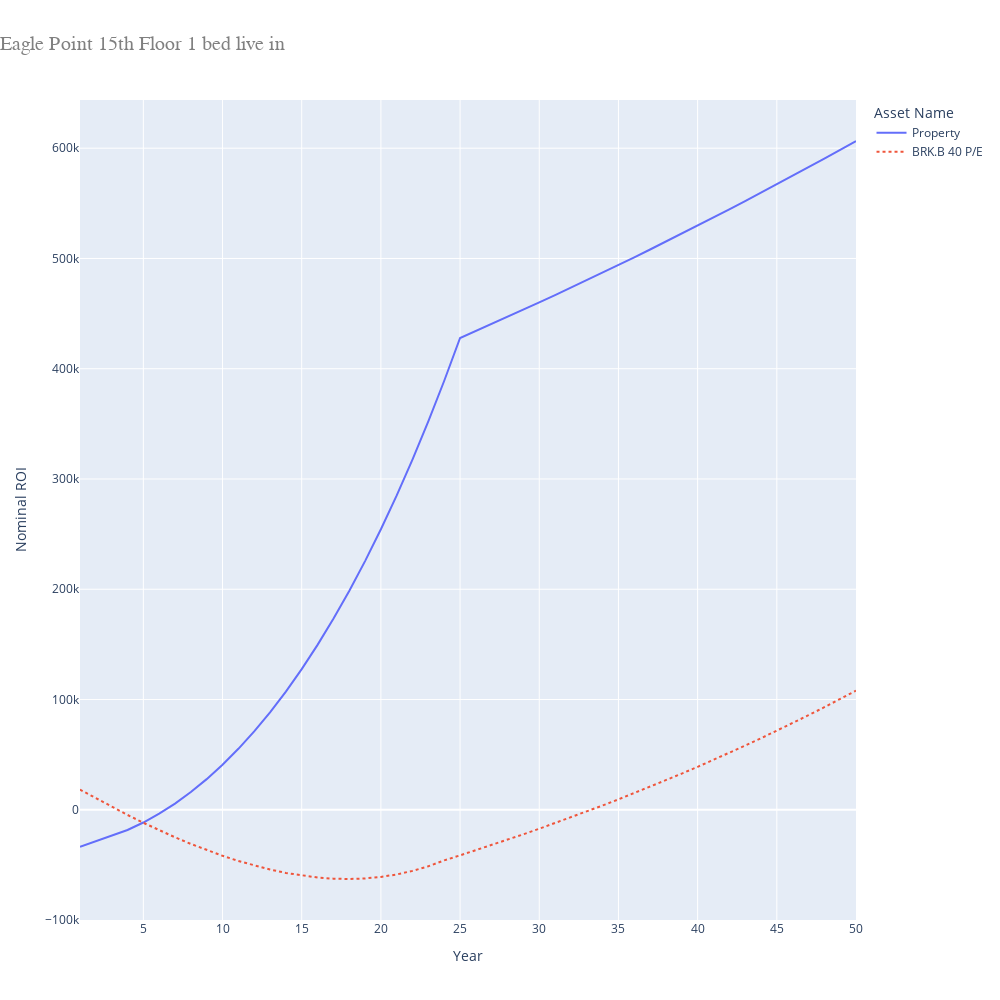

Notebook source saved alongside this figure:
### Code cell
# Even here I'd have to live in the property for 4 years for buying it to make sense vs renting it
property_price = 685000
#repayment_mortgage =  RepaymentMortgage(850000*0.75, 25, fixed_interest_rate,
#                             {1 * 12: 0.1, 2 * 12: 0.1, 3 * 12: 0.1, 4 * 12: 0.1, 5 * 12: 1})

repayment_mortgage =  RepaymentMortgage(property_price*0.85, 25, fixed_interest_rate)

asset_name = "Property"
asset_dictionary[asset_name] = LeaseholdProperty(False, property_price,
                                                                                       monthly_gross_rental=0,
                                                                                       rental_tax=0,
                                                                                       months_occupied_out_of_12=8,
                                                                                       agency_percentage=lixing_agency_percentage,
                                                                                       annual_service_charge=7 * 603,
                                                                                       annual_ground_rent=600,
                                                                                       mortgage = repayment_mortgage)
opportunity_cost_property = asset_dictionary[asset_name]
#opportunity_cost_property.will_you_live_in_this = False
cost_of_renting_alone = 2600
yearly_principle_repayments = []
previous_year = opportunity_cost_property.mortgage.total_principle_paid(1)
yearly_principle_repayments.append(previous_year)
for year in range(2, 25):
    current_year = opportunity_cost_property.mortgage.total_principle_paid(year)
    yearly_principle_repayments.append(current_year - previous_year - cost_of_renting_alone*12)
    previous_year = current_year
#print(repayment_mortgage.payment_table)
print(yearly_principle_repayments)
asset_dictionary["BRK.B 40 P/E"] = HLStock(opportunity_cost_property.property_value*.25, stock_price_to_earnings, yearly_principle_repayments)
(headers, table, graph_source) = generateHeaderTableAndGraphSource()

fig = px.line(graph_source, 
              x='Year', 
              y='Nominal ROI', 
              color='Asset Name',
              line_dash='Asset Name',
              title='Eagle Point 15th Floor 1 bed live in',
              width=1000,
              height=1000)

fig.update_layout(
    title_font_size=20,
    title_font_family='Courier',
    title_font_color='gray',
    title_x=0
)

fig.show()

### Figure 1 — Plotly figure (JSON) as saved in the notebook; plotly's stock layout.template omitted (floating-point values rounded to 4 significant figures)
{"data": [{"hovertemplate": "Asset Name=Property<br>Year=%{x}<br>Nominal ROI=%{y}<extra></extra>", "legendgroup": "Property", "line": {"color": "#636efa", "dash": "solid"}, "marker": {"symbol": "circle"}, "mode": "lines", "name": "Property", "orientation": "v", "showlegend": true, "type": "scatter", "x": [1, 2, 3, 4, 5, 6, 7, 8, 9, 10, 11, 12, 13, 14, 15, 16, 17, 18, 19, 20, 21, 22, 23, 24, 25, 26, 27, 28, 29, 30, 31, 32, 33, 34, 35, 36, 37, 38, 39, 40, 41, 42, 43, 44, 45, 46, 47, 48, 49, 50], "xaxis": "x", "y": [-33510.0, -28510.0, -23970.0, -18320.0, -11530.0, -3560.0, 5625.0, 16060.0, 27790.0, 40850.0, 55280.0, 71130.0, 88430.0, 107200.0, 127600.0, 149600.0, 173200.0, 198500.0, 225500.0, 254400.0, 285100.0, 317800.0, 352400.0, 389100.0, 427900.0, 434200.0, 440600.0, 447100.0, 453600.0, 460200.0, 466800.0, 473500.0, 480300.0, 487200.0, 494100.0, 501100.0, 508100.0, 515200.0, 522400.0, 529700.0, 537100.0, 544500.0, 552000.0, 559500.0, 567200.0, 574900.0, 582700.0, 590600.0, 598500.0, 606500.0], "yaxis": "y"}, {"hovertemplate": "Asset Name=BRK.B 40 P/E<br>Year=%{x}<br>Nominal ROI=%{y}<extra></extra>", "legendgroup": "BRK.B 40 P/E", "line": {"color": "#EF553B", "dash": "dot"}, "marker": {"symbol": "circle"}, "mode": "lines", "name": "BRK.B 40 P/E", "orientation": "v", "showlegend": true, "type": "scatter", "x": [1, 2, 3, 4, 5, 6, 7, 8, 9, 10, 11, 12, 13, 14, 15, 16, 17, 18, 19, 20, 21, 22, 23, 24, 25, 26, 27, 28, 29, 30, 31, 32, 33, 34, 35, 36, 37, 38, 39, 40, 41, 42, 43, 44, 45, 46, 47, 48, 49, 50], "xaxis": "x", "y": [18290.0, 10370.0, 2707.0, -4682.0, -11770.0, -18530.0, -24930.0, -30950.0, -36560.0, -41720.0, -46410.0, -50590.0, -54210.0, -57260.0, -59680.0, -61430.0, -62480.0, -62770.0, -62260.0, -60900.0, -58640.0, -55420.0, -51180.0, -45880.0, -41330.0, -36690.0, -31960.0, -27140.0, -22220.0, -17200.0, -12080.0, -6861.0, -1533.0, 3904.0, 9451.0, 15110.0, 20890.0, 26790.0, 32810.0, 38960.0, 45230.0, 51640.0, 58180.0, 64860.0, 71680.0, 78650.0, 85770.0, 93040.0, 100500.0, 108100.0], "yaxis": "y"}], "layout": {"height": 1000, "legend": {"title": {"text": "Asset Name"}, "tracegroupgap": 0}, "title": {"font": {"color": "gray", "family": "Courier", "size": 20}, "text": "Eagle Point 15th Floor 1 bed live in", "x": 0}, "width": 1000, "xaxis": {"anchor": "y", "domain": [0, 1], "title": {"text": "Year"}}, "yaxis": {"anchor": "x", "domain": [0, 1], "title": {"text": "Nominal ROI"}}}}
